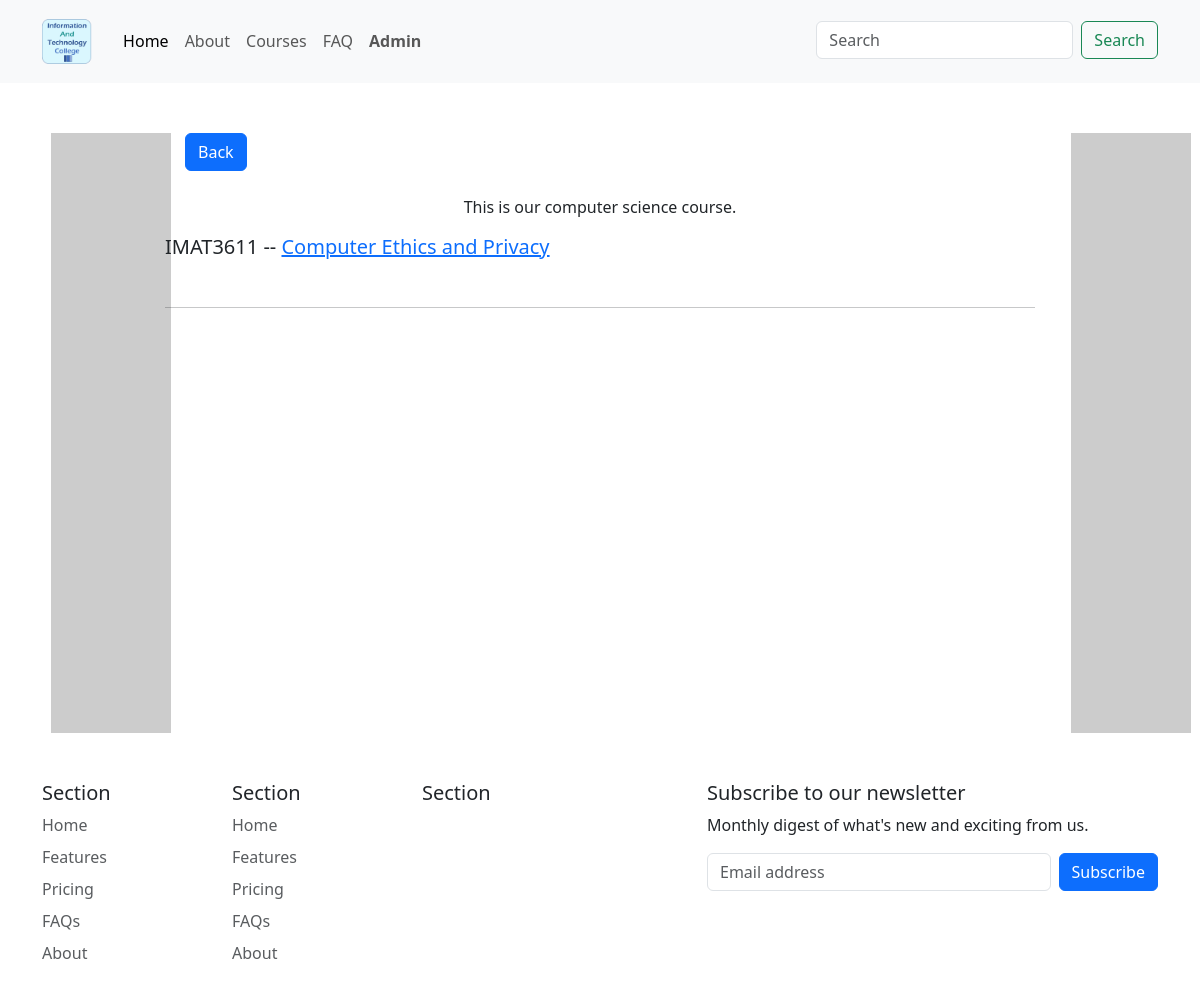
The app's page /course/1/ with its own data.
### base/models.py (models this page shows, shortened)
class Course(models.Model):
    topic = models.ForeignKey(Topic, on_delete=models.CASCADE)
    title = models.CharField(max_length=200)
    description = models.TextField(null=True, blank=True)
    requirements = models.TextField(null=True, blank=True)
    updated = models.DateTimeField(auto_now=True)  # last update
    course_img = models.ImageField(
        upload_to="static/course", height_field=None, width_field=None, max_length=100, null=True, blank=True)

class Module(models.Model):
    course = models.ManyToManyField(Course)
    code = models.CharField(max_length=200, unique=True)
    title = models.CharField(max_length=200)
    description = models.TextField(null=True, blank=True)
    module_img = models.ImageField(
        upload_to="static/module", height_field=None, width_field=None, max_length=100, null=True, blank=True)
    staff_img = models.ImageField(
        upload_to="static/staff", height_field=None, width_field=None, max_length=100, null=True, blank=True)
    staff_name = models.CharField(max_length=200)

### base/views.py (the view)
# urls.py: path('course/<str:pk>/', views.course, name="course"),
def course(request, pk):
    course = Course.objects.get(id=pk)
    modules = course.module_set.all()
    context = {
        'course': course,
        'modules': modules,
    }
    return render(request, 'base/course.html', context)

### base/templates/base/course.html (shortened to what this page needs)
{% extends 'main.html' %}
{% load static %}
{% block app_content %}
<div class="container course-page">
    <div class="row">
        <div class="back-btn" style="padding-left: 2rem;">
            <p>
              <button type="button" class="btn btn-primary" value="Previous Page" onClick="javascript:history.go(-1);">Back
              </button>
            </p>
          </div>
        <div class="course-title">
            <div class="container">
                <div class="row align-items-center">
                    <div class="col-12 text-center">
                        <p>{{course.description}}</p>
                    </div>
                </div>
            </div>
        </div>
        <div class="col-12">
            {% for module in modules %}
            <h5>{{module.code}} -- <a href="{% url 'module' module.id %}">{{module.title}}</a></h5><br>
            <hr>
            {% endfor %}
        </div>
    </div>
</div>
{% endblock %}

### records on screen
Course: description "This is our computer science course."
Module: code "IMAT3611", title "Computer Ethics and Privacy"
